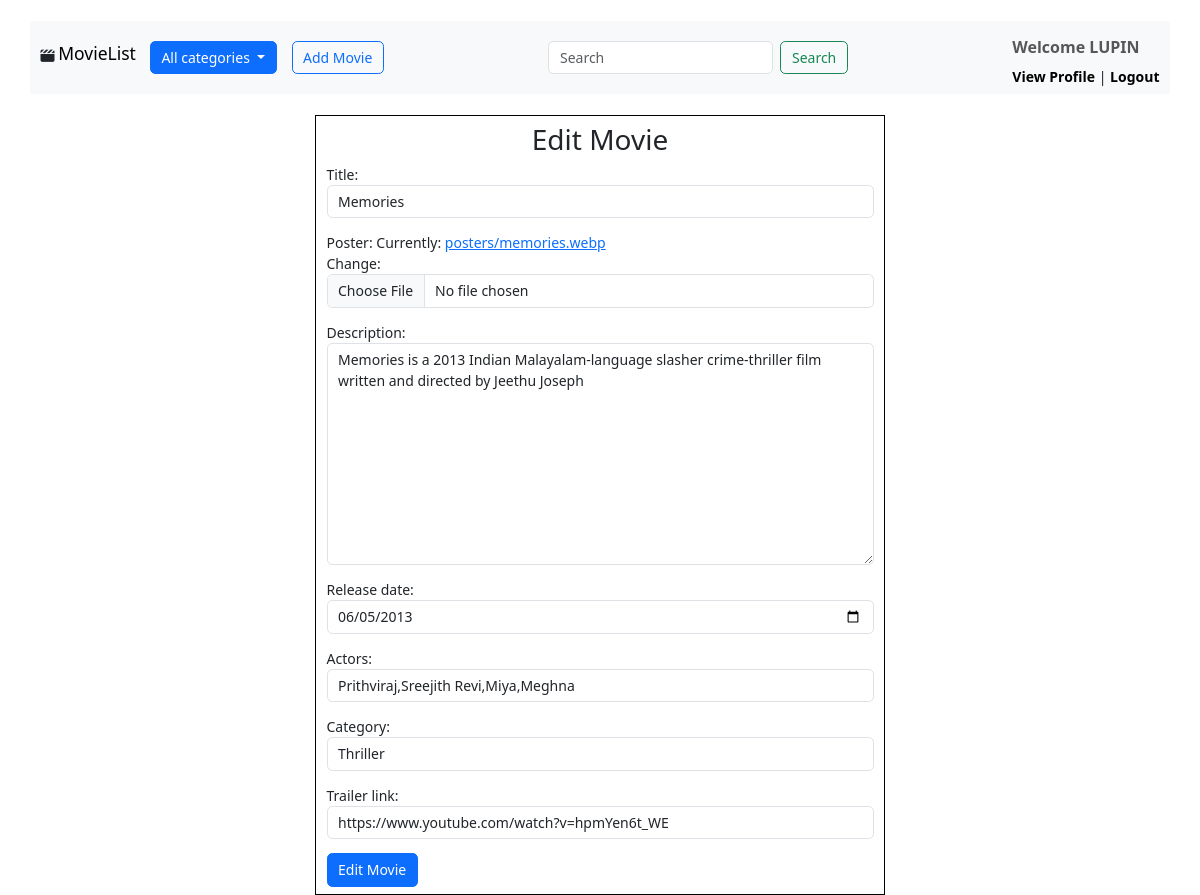
/movies/edit/1/ (signed in), run on the app's committed database.
### accounts/models.py (models this page shows, shortened)
class CustomUser(AbstractBaseUser, PermissionsMixin):
    email = models.EmailField(unique=True)
    username = models.CharField(max_length=30, unique=True)
    first_name = models.CharField(max_length=30)
    last_name = models.CharField(max_length=30)
    date_joined = models.DateTimeField(auto_now_add=True)
    last_login = models.DateTimeField(auto_now_add=True)
    is_active = models.BooleanField(default=True)
    is_staff = models.BooleanField(default=False)
    objects = CustomUserManager()
    USERNAME_FIELD = 'email'
    REQUIRED_FIELDS = ['username', 'first_name', 'last_name']

### movies/models.py (models this page shows, shortened)
class Movie(models.Model):
    title = models.CharField(max_length=255)
    poster = models.ImageField(upload_to='posters/')
    description = models.TextField()
    release_date = models.DateField()
    actors = models.CharField(max_length=255)
    category = models.ForeignKey(Category, on_delete=models.CASCADE)
    trailer_link = models.URLField()
    user = models.ForeignKey(CustomUser, on_delete=models.CASCADE)
    is_available= models.BooleanField(default=True)

### movies/views.py (the view)
# urls.py: path('movies/edit/<int:movie_id>/', edit_movie, name='edit_movie'),
@login_required
def edit_movie(request, movie_id):
    movie = get_object_or_404(Movie, pk=movie_id, user=request.user)
    if request.method == 'POST':
        form = MovieForm(request.POST, request.FILES, instance=movie)
        if form.is_valid():
            form.save()
            return redirect('movie_list')
    else:
        form = MovieForm(instance=movie)
    return render(request, 'movies/edit_movie.html', {'form': form})

### movies/forms.py
class MovieForm(forms.ModelForm):
    class Meta:
        model = Movie
        fields = ['title', 'poster', 'description', 'release_date', 'actors', 'category', 'trailer_link']
        widgets = {
            'release_date': forms.DateInput(attrs={'type': 'date'}),
        }
    def __init__(self,*args,**kwargs):
        super(MovieForm,self).__init__(*args,**kwargs)
        self.fields['title'].widget.attrs['placeholder'] = 'Enter title'
        self.fields['poster'].widget.attrs['placeholder'] = 'Enter poster'
        self.fields['description'].widget.attrs['placeholder'] = 'Enter descrption'
        self.fields['release_date'].widget.attrs['placeholder'] = 'Enter release date'
        self.fields['actors'].widget.attrs['placeholder'] = 'Enter actors names'
        self.fields['category'].widget.attrs['placeholder'] = 'Enter category'
        self.fields['trailer_link'].widget.attrs['placeholder'] = 'Enter trailer link'
        for field in self.fields:
            self.fields[field].widget.attrs['class'] = 'form-control'

### movies/context_processors.py (called while the page is built)
def menu_links(req):
    links  = Category.objects.all()
    return dict(links=links)

### movies/models.py (called while the page is built)
    def get_url(self):
        return reverse('category_list',args=[self.slug])

    def __str__(self):
        return self.name

### templates/movies/edit_movie.html (shortened to what this page needs)
{% extends 'base/base.html' %}
{% block content %}
<div class="container" >
    <div class="row">
        <div class="col-md-6 m-auto" style="border: 1px solid black;">
            <h2 class="text-center mt-2">Edit Movie</h2>
            <form method="post" enctype="multipart/form-data">
                {{ form.as_p }}
                <button class="btn btn-primary mb-2" type="submit">Edit Movie</button>
            </form>
        </div>
    </div>
</div>
{% endblock %}

### templates/include/navbar.html (shortened to what this page needs)
<nav class="navbar navbar-expand-lg navbar-light bg-light mb-4 mt-4">
    <div class="container-fluid " >
        <div class="d-flex">
            <div>
                <i class="fa-solid fa-clapperboard"></i>
                <a href="{% url 'movie_list' %}" class="navbar-brand">MovieList</a>
            </div>
            <div class="collapse navbar-collapse" id="navbarNav">
                <div class="nav-item dropdown btn btn-primary">
                        <a class=" nav-link dropdown-toggle " href="#" id="navbarDropdown" role="button" data-toggle="dropdown" aria-haspopup="true" aria-expanded="false">
                            All categories
                        </a>
                </div>
            </div>
            {% if user.is_authenticated %}
            <div style="margin-left: 15px;">
                <a href="{% url 'add_movie' %}" class="btn btn-outline-primary">Add Movie</a>
            </div>
            {% endif %}
        </div>
        <form action="{% url 'search_movies' %}" method="get" class="d-flex" role="search">
            <input class="form-control me-2" name="keyword" type="search" placeholder="Search" aria-label="Search">
            <button class="btn btn-outline-success"  type="submit">Search</button>
        </form>
        {% if user.id is None %}
            <div>
                <div class="navbar-text">Welcome guest!</div>
                <a class="navbar-link" style="text-decoration: none; color: black;" href="{% url 'custom_login' %}">Login</a> | <a class="navbar-link" style="text-decoration: none;color: black;" href="{% url 'register' %}">Register</a>
            </div>
        {% else %}
            <div>
                <div class="navbar-text">Welcome {{user.username | upper}}</div>
                <a class="navbar-link" href="{% url 'view_profile' %}" style="text-decoration: none; color: black;" >View Profile</a> | <a class="navbar-link" style="color:black; text-decoration: none;" href="{% url 'logout' %}">Logout</a>
            </div>
        {% endif %}
    </div>
</nav>

### static/style.css (style rules this page uses)
* { box-sizing: border-box; margin: 0; }
html, body { margin: 0; background: white; font-family: "Montserrat", helvetica, arial, sans-serif; font-size: 14px; font-weight: 400; }
.navbar-text { font-size: 16px; font-weight: 600; }
.navbar-link { font-size: 14px; font-weight: 600; }

### data on the page
CustomUser: username "LUPIN"
Movie: title "Memories", description "Memories is a 2013 Indian Malayalam-language slasher crime-thriller film written and directed by Jeethu Joseph", release_date "06/05/2013", actors "Prithviraj,Sreejith Revi,Miya,Meghna", category "Thriller", trailer_link "https://www.youtube.com/watch?v=hpmYen6t_WE"
